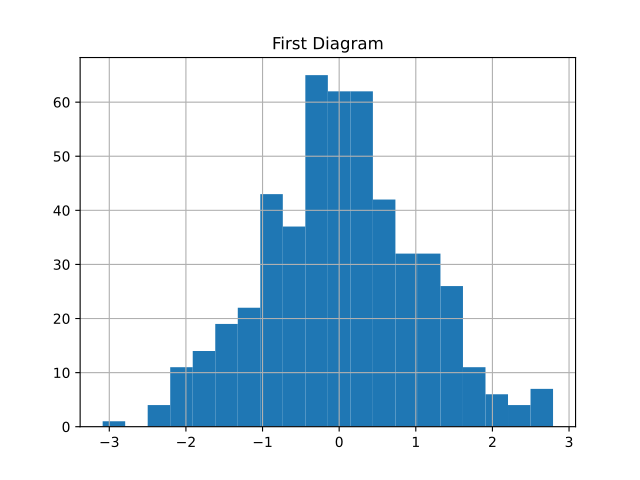

Here is the Python script that generated this plot:
import matplotlib.pyplot as plt
import numpy as np
x = np.random.randn(500)
plt.hist(x, 20)
plt.grid()
plt.title(r'First Diagram')
plt.show()
